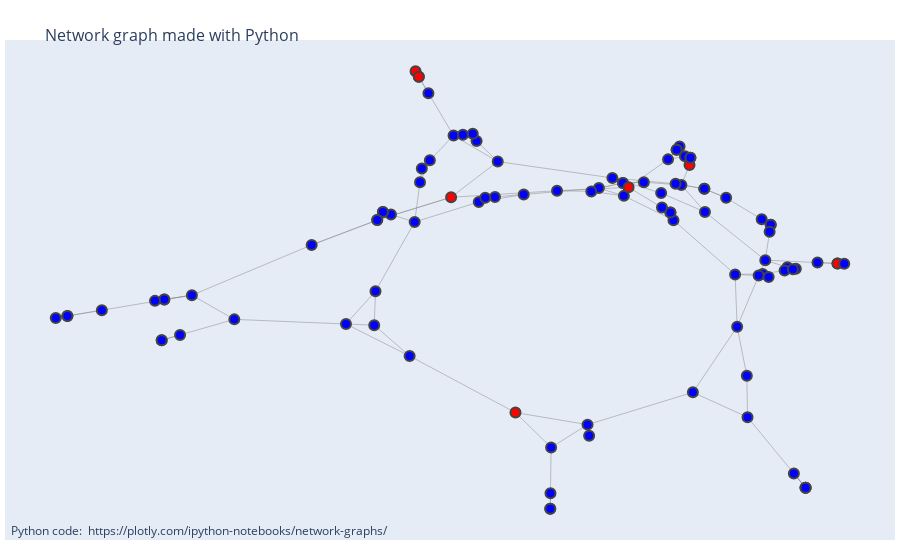

The notebook cell this image was saved under:
### Code cell
plot_infection(G)

### Figure 1 — Plotly figure (JSON) as saved in the notebook; plotly's stock layout.template omitted (floating-point values rounded to 4 significant figures; data arrays with more than 128 entries replaced by an {"elided": "..."} marker saying what was removed)
{"data": [{"hoverinfo": "none", "line": {"color": "#888", "width": 0.5}, "mode": "lines", "type": "scatter", "x": {"elided": "450 float values"}, "y": {"elided": "450 float values"}}, {"hoverinfo": "text", "marker": {"color": ["blue", "blue", "blue", "blue", "blue", "blue", "blue", "blue", "blue", "blue", "blue", "blue", "blue", "blue", "blue", "blue", "blue", "blue", "blue", "blue", "blue", "blue", "blue", "blue", "blue", "red", "blue", "red", "blue", "blue", "blue", "blue", "blue", "blue", "blue", "blue", "blue", "blue", "red", "blue", "blue", "blue", "blue", "blue", "blue", "red", "blue", "blue", "blue", "red", "blue", "blue", "blue", "blue", "blue", "blue", "blue", "blue", "blue", "blue", "blue", "blue", "blue", "blue", "blue", "blue", "blue", "blue", "blue", "red", "blue", "blue", "blue", "blue", "blue", "blue", "blue", "blue", "blue", "blue", "blue", "red", "blue", "blue", "blue", "blue", "blue", "blue", "blue", "blue", "blue", "blue", "blue", "blue", "blue", "blue", "blue", "blue", "blue", "blue"], "line": {"width": 2}, "size": 10}, "mode": "markers", "text": ["Infected: False", "Infected: False", "Infected: False", "Infected: False", "Infected: False", "Infected: False", "Infected: False", "Infected: False", "Infected: False", "Infected: False", "Infected: False", "Infected: False", "Infected: False", "Infected: False", "Infected: False", "Infected: False", "Infected: False", "Infected: False", "Infected: False", "Infected: False", "Infected: False", "Infected: False", "Infected: False", "Infected: False", "Infected: False", "Infected: True", "Infected: False", "Infected: True", "Infected: False", "Infected: False", "Infected: False", "Infected: False", "Infected: False", "Infected: False", "Infected: False", "Infected: False", "Infected: False", "Infected: False", "Infected: True", "Infected: False", "Infected: False", "Infected: False", "Infected: False", "Infected: False", "Infected: False", "Infected: True", "Infected: False", "Infected: False", "Infected: False", "Infected: True", "Infected: False", "Infected: False", "Infected: False", "Infected: False", "Infected: False", "Infected: False", "Infected: False", "Infected: False", "Infected: False", "Infected: False", "Infected: False", "Infected: False", "Infected: False", "Infected: False", "Infected: False", "Infected: False", "Infected: False", "Infected: False", "Infected: False", "Infected: True", "Infected: False", "Infected: False", "Infected: False", "Infected: False", "Infected: False", "Infected: False", "Infected: False", "Infected: False", "Infected: False", "Infected: False", "Infected: False", "Infected: True", "Infected: False", "Infected: False", "Infected: False", "Infected: False", "Infected: False", "Infected: False", "Infected: False", "Infected: False", "Infected: False", "Infected: False", "Infected: False", "Infected: False", "Infected: False", "Infected: False", "Infected: False", "Infected: False", "Infected: False", "Infected: False"], "type": "scatter", "x": [-0.2723, -0.3184, -0.334, -0.334, 0.4089, -0.008823, -0.008411, -0.008823, 0.4019, 0.4194, 0.4194, 0.4173, 0.3502, 0.4038, 0.396, 0.4154, -0.06039, -0.1477, -0.1162, -0.1351, 0.4644, 0.4872, 0.4872, 0.4872, -0.2455, -0.2705, -0.2642, -0.2642, -0.1109, -0.1967, -0.152, -0.1785, 0.2459, -0.2584, -0.2428, -0.2619, 0.5492, 0.5104, 0.5492, 0.5623, -0.88, -0.9469, -0.9695, -0.9469, -0.345, -0.2015, -0.4724, -0.345, 0.06358, -0.07641, -0.007193, 0.0667, 0.3744, 0.2683, 0.3542, 0.373, 0.1324, 0.1324, 0.08562, 0.1729, -0.3508, -0.3484, -0.4057, -0.282, 0.4518, 0.4464, 0.4682, 0.4627, 0.1342, 0.1433, 0.07089, 0.004312, -0.705, -0.7587, -0.7587, -0.7768, -0.6226, -0.7637, -0.728, -0.7637, 0.2529, 0.2617, 0.2634, 0.2634, 0.22, 0.2424, 0.2367, 0.2367, 0.2905, 0.3328, 0.2346, 0.2905, 0.1119, 0.2917, -0.1594, 0.2066, 0.2246, 0.2305, 0.2246, 0.2082], "y": [0.1235, 0.1526, 0.1625, 0.1625, -0.02614, -1, -0.939, -1.0, 0.1343, 0.113, 0.113, 0.08481, -0.08195, -0.07991, -0.08637, -0.09198, 0.2312, 0.2017, 0.2216, 0.2183, -0.8617, -0.9177, -0.9177, -0.9177, 0.6282, 0.714, 0.6922, 0.6922, 0.3602, 0.4619, 0.4405, 0.4654, 0.2684, 0.3326, 0.3654, 0.2795, -0.03918, -0.03556, -0.03918, -0.04041, -0.2221, -0.2447, -0.2524, -0.2447, 0.131, 0.2204, 0.03357, 0.131, -0.6705, -0.6233, -0.7597, -0.714, -0.6412, -0.544, -0.2871, -0.4787, 0.2762, 0.2762, 0.2562, 0.2793, -0.2808, -0.1475, -0.2762, -0.4016, -0.05426, -0.06655, -0.05965, -0.0614, 0.2258, 0.2592, 0.2433, 0.2459, -0.1633, -0.1799, -0.1799, -0.1856, -0.2581, -0.3397, -0.319, -0.3397, 0.3807, 0.3466, 0.3751, 0.3751, 0.3688, 0.4191, 0.4063, 0.4063, 0.2533, 0.2181, 0.2731, 0.2533, 0.296, 0.163, 0.4692, 0.2367, 0.1604, 0.1306, 0.1604, 0.1804]}], "layout": {"annotations": [{"showarrow": false, "text": "Python code: <a href='https://plotly.com/ipython-notebooks/network-graphs/'> https://plotly.com/ipython-notebooks/network-graphs/</a>", "x": 0.005, "xref": "paper", "y": -0.002, "yref": "paper"}], "hovermode": "closest", "margin": {"b": 20, "l": 5, "r": 5, "t": 40}, "showlegend": false, "title": {"font": {"size": 16}, "text": "<br>Network graph made with Python"}, "xaxis": {"showgrid": false, "showticklabels": false, "zeroline": false}, "yaxis": {"showgrid": false, "showticklabels": false, "zeroline": false}}}
